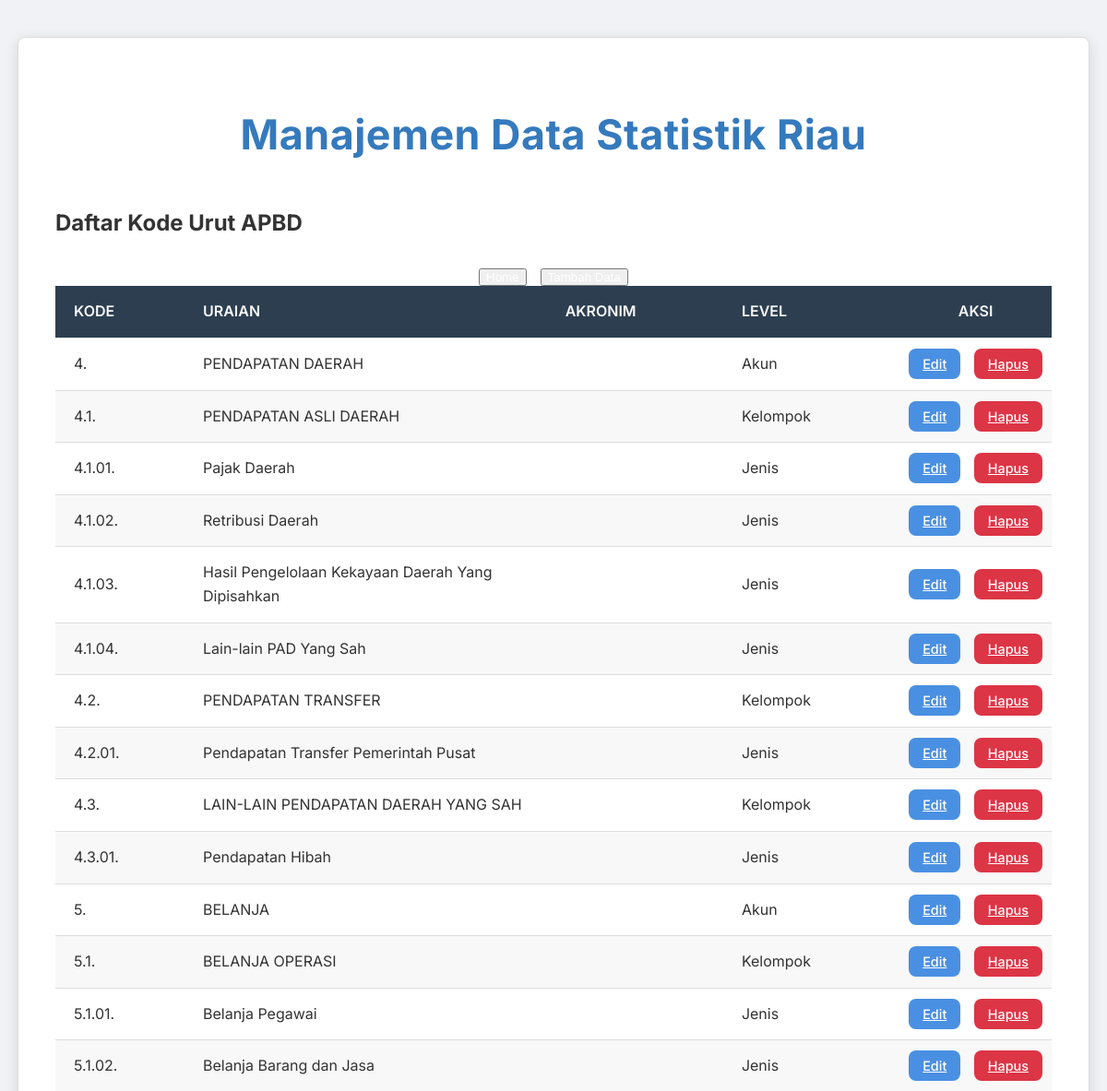
Before: /pages/apbd-kode-urut/read.php (upper part) with the older database file.
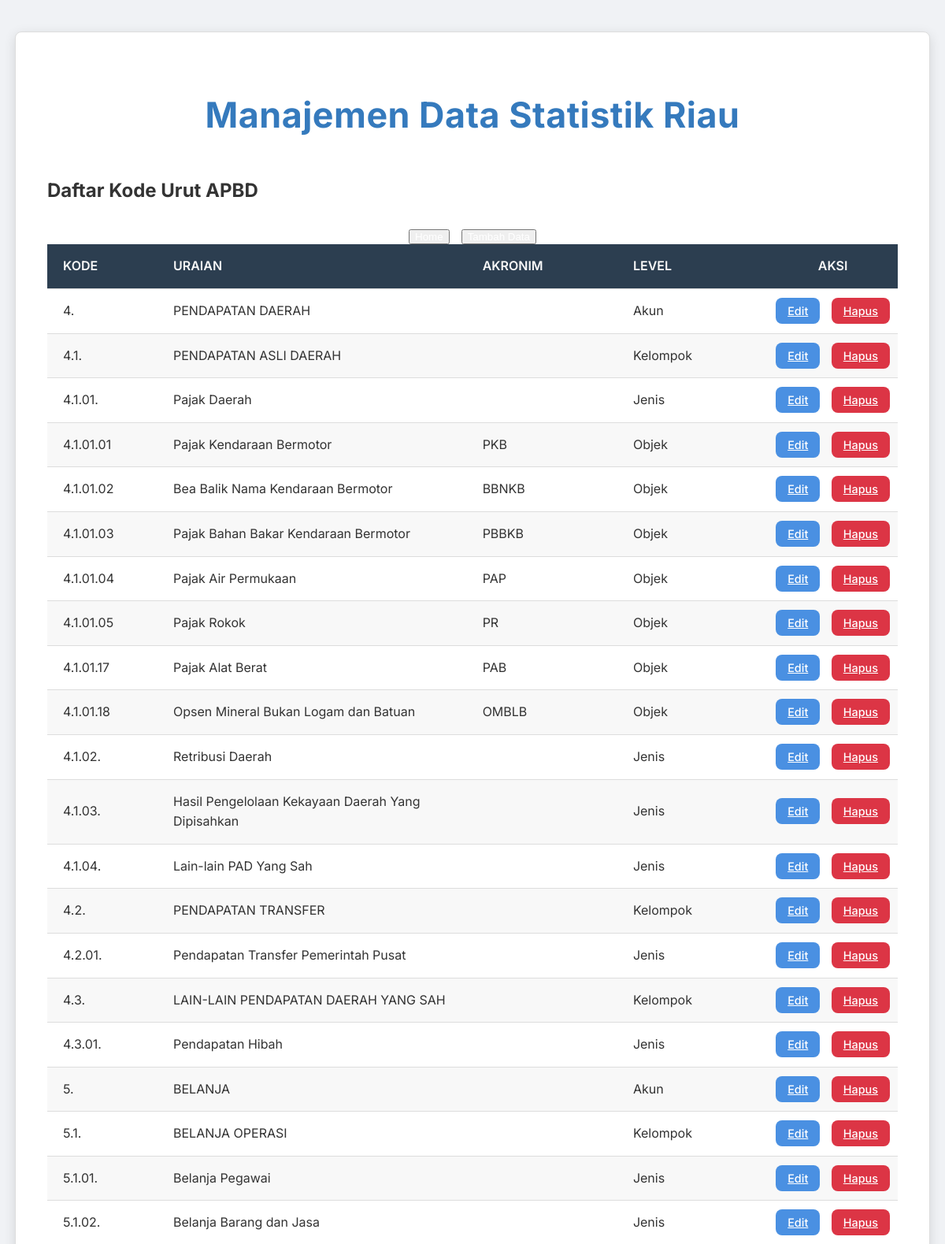
After: the same page with the newer database file.
### tables this page shows
CREATE TABLE `kode_urut` (
  `id` int(11) NOT NULL,
  `no_urut` varchar(11) DEFAULT NULL,
  `uraian` varchar(255) DEFAULT NULL,
  `akronim` varchar(255) DEFAULT NULL,
  `id_kode_level` int(11) DEFAULT NULL
);

CREATE TABLE `kode_level` (
  `id` int(11) NOT NULL,
  `nama_level` varchar(255) DEFAULT NULL,
  `akronim` varchar(255) DEFAULT NULL
);

### pages/apbd-kode-urut/read.php (the view, shortened to what this page needs)
<?php
include '../../config/database.php';
include '../../templates/header.php';
$sql = "SELECT ku.id, ku.no_urut, ku.uraian, kl.nama_level, ku.akronim
        FROM kode_urut ku
        INNER JOIN kode_level kl
        ON ku.id_kode_level = kl.id
        ORDER BY ku.no_urut ASC";
$result = $conn->query($sql);
?>
<h2>Daftar Kode Urut APBD</h2>
<div class="button-group">
    <button><a href="../../index.php">Home</a></button>
    <button><a href="create.php">Tambah Data</a></button>
</div>
<?php
if ($result->num_rows > 0):
?>
    <table>
        <thead>
            <tr>
                <th>Kode</th>
                <th>Uraian</th>
                <th>Akronim</th>
                <th>Level</th>
                <th>Aksi</th>
            </tr>
        </thead>
        <tbody>
            <?php
            while ($row = $result->fetch_assoc()):
            ?>
                <tr>
                    <td><?php echo htmlspecialchars($row['no_urut']); ?></td>
                    <td><?php echo htmlspecialchars($row['uraian']); ?></td>
                    <td><?php echo htmlspecialchars($row['akronim']); ?></td>
                    <td><?php echo htmlspecialchars($row['nama_level']); ?></td>
                    <td class="actions">
                        <a href="update.php?id=<?php echo htmlspecialchars($row['id']); ?>" class="edit">Edit</a>
                        <a href="delete.php?id=<?php echo htmlspecialchars($row['id']); ?>" class="delete" onclick="return confirm('Apakah Anda yakin ingin menghapus data ini?')">Hapus</a>
                    </td>
                </tr>
            <?php endwhile; ?>
        </tbody>
    </table>
<?php else: ?>
    <p>Belum ada data.</p>
<?php endif; ?>
<?php
include '../../templates/footer.php';
?>

### templates/header.php (shortened to what this page needs)
<!DOCTYPE html>
<html lang="en">
<head>
    <link rel="stylesheet" href="../../templates/css/style.css">
</head>
<body>
    <div class="container">
        <h1>Manajemen Data Statistik Riau</h1>

### templates/footer.php (shortened to what this page needs)
</div>
</body>
</html>

### templates/css/style.css (style rules this page uses)
:root { --primary-color: #4A90E2; --primary-dark: #357ABD; --accent-color: #50E3C2; --secondary-accent: #FF6B6B; --tertiary-color: #FFC107; --text-dark: #333333; --text-light: #F8F8F8; --bg-light: #F0F2F5; --bg-dark: #2C3E50; --card-bg: #FFFFFF; --border-color: #DDDDDD; --input-bg: #F8F8F8; --shadow-light: 0 2px 8px rgba(0, 0, 0, 0.08); --shadow-medium: 0 4px 15px rgba(0, 0, 0, 0.12); --success-color: #28A745; --danger-color: #DC3545; --warning-color: #FFC107; --info-color: #17A2B8; --radius-base: 8px; --transition-fast: 0.2s ease-in-out; --transition-normal: 0.3s ease-in-out; --gradient-primary: linear-gradient(135deg, var(--primary-color) 0%, var(--primary-dark) 100%); --gradient-accent: linear-gradient(135deg, var(--accent-color) 0%, #34B79C 100%); --gradient-secondary-accent: linear-gradient(135deg, var(--secondary-accent) 0%, #FF8A8A 100%); --gradient-tertiary: linear-gradient(135deg, var(--tertiary-color) 0%, #FFA000 100%); }
body { font-family: 'Inter', sans-serif; background: var(--bg-light); margin: 0; padding: 0; line-height: 1.6; color: var(--text-dark); display: flex; justify-content: center; align-items: flex-start; min-height: 100vh; padding: 40px 0; box-sizing: border-box; overflow-x: hidden; overflow-y: auto; position: relative; }
body::before { content: none; }
.container { width: 90%; max-width: 1200px; margin: 0 auto; background: var(--card-bg); padding: 40px; box-shadow: var(--shadow-medium); border-radius: var(--radius-base); transition: transform var(--transition-normal); position: relative; z-index: 1; overflow: hidden; border: 1px solid var(--border-color); }
.container::before, .container::after { content: none; }
h1 { color: var(--primary-dark); text-align: center; margin-bottom: 40px; font-family: 'Inter', sans-serif; font-size: 2.8em; font-weight: 700; letter-spacing: 0.5px; text-shadow: none; background: none; -webkit-background-clip: unset; -webkit-text-fill-color: unset; animation: none; }
table { width: 100%; min-width: 1050px; border-collapse: separate; border-spacing: 0; overflow: hidden; }
table thead tr { background: var(--bg-dark); color: var(--text-light); box-shadow: none; position: relative; z-index: 2; }
table th, table td { padding: 15px 20px; text-align: left; border-bottom: 1px solid var(--border-color); vertical-align: middle; }
table th { font-weight: 600; font-size: 1em; letter-spacing: normal; text-transform: uppercase; position: relative; padding-bottom: 15px; text-shadow: none; white-space: nowrap; }
table tbody tr:nth-child(even) { background-color: var(--input-bg); }
table tbody tr:nth-child(odd) { background-color: var(--card-bg); }
table th:nth-child(2), table td:nth-child(2) { width: 100px; min-width: 100px; white-space: nowrap; }
table th:nth-child(3), table td:nth-child(3) { width: auto; min-width: 200px; max-width: 350px; word-wrap: break-word; white-space: normal; }
table th:nth-child(4), table td:nth-child(4), table th:nth-child(5), table td:nth-child(5), table th:nth-child(7), table td:nth-child(7) { min-width: 150px; white-space: nowrap; }
table th:nth-child(6), table td:nth-child(6) { width: 100px; min-width: 100px; white-space: nowrap; }
table th:last-child, table td:last-child { width: 120px; min-width: 120px; text-align: center; white-space: nowrap; padding-left: 5px; padding-right: 5px; }
table td.actions { text-align: center; white-space: nowrap; }
table td.actions a { padding: 8px 15px; border-radius: var(--radius-base); font-weight: 500; transition: background var(--transition-fast), transform var(--transition-fast), box-shadow var(--transition-fast); margin: 0 5px; box-shadow: none; text-transform: capitalize; font-size: 0.9em; color: #FFFFFF; }
table td.actions .edit { background: var(--primary-color); }
table td.actions .delete { background: var(--danger-color); }
.button-group { display: flex; gap: 15px; margin-top: 30px; justify-content: center; }
.button-group button a { color: #FFFFFF; text-decoration: none; display: block; padding: 0; line-height: 1; }
* { scrollbar-width: thin; scrollbar-color: #888888 #F0F2F5; }

Changed rows visible on the page:
added kode_urut: no_urut "4.1.01.01", uraian "Pajak Kendaraan Bermotor", akronim "PKB", id_kode_level.nama_level "Objek"
added kode_urut: no_urut "4.1.01.02", uraian "Bea Balik Nama Kendaraan Bermotor", akronim "BBNKB", id_kode_level.nama_level "Objek"
added kode_urut: no_urut "4.1.01.03", uraian "Pajak Bahan Bakar Kendaraan Bermotor", akronim "PBBKB", id_kode_level.nama_level "Objek"
added kode_urut: no_urut "4.1.01.04", uraian "Pajak Air Permukaan", akronim "PAP", id_kode_level.nama_level "Objek"
added kode_urut: no_urut "4.1.01.05", uraian "Pajak Rokok", akronim "PR", id_kode_level.nama_level "Objek"
added kode_urut: no_urut "4.1.01.17", uraian "Pajak Alat Berat", akronim "PAB", id_kode_level.nama_level "Objek"
added kode_urut: no_urut "4.1.01.18", uraian "Opsen Mineral Bukan Logam dan Batuan", akronim "OMBLB", id_kode_level.nama_level "Objek"
